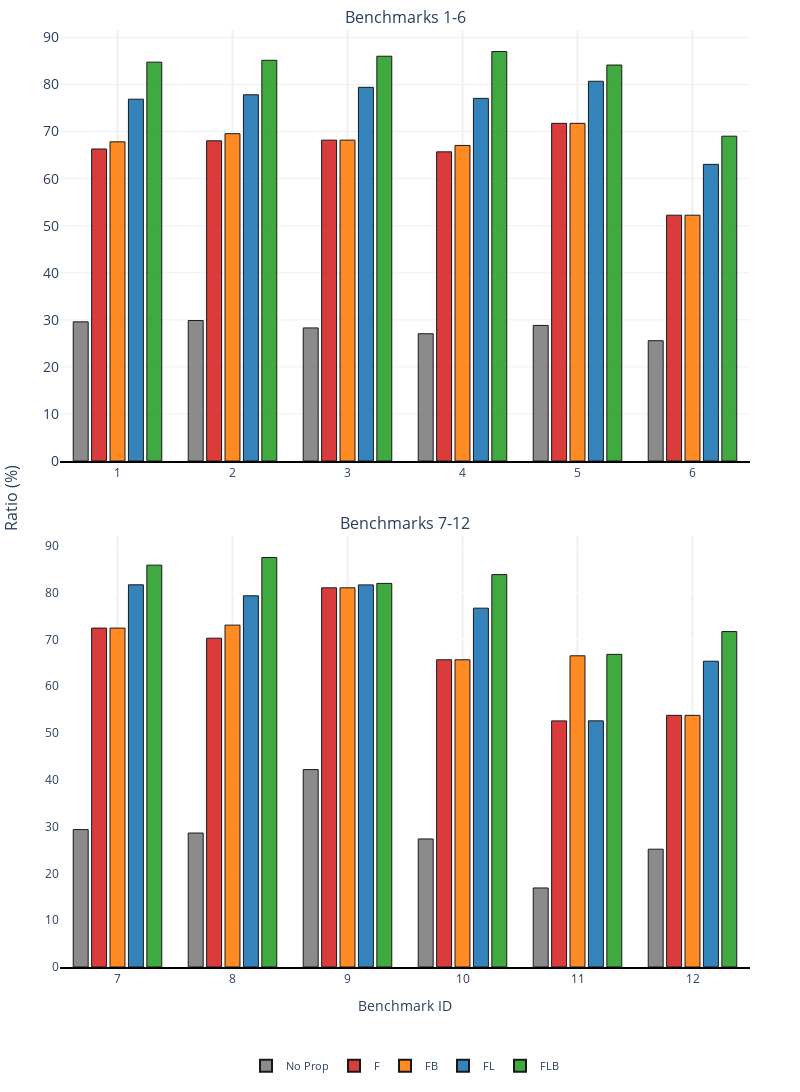
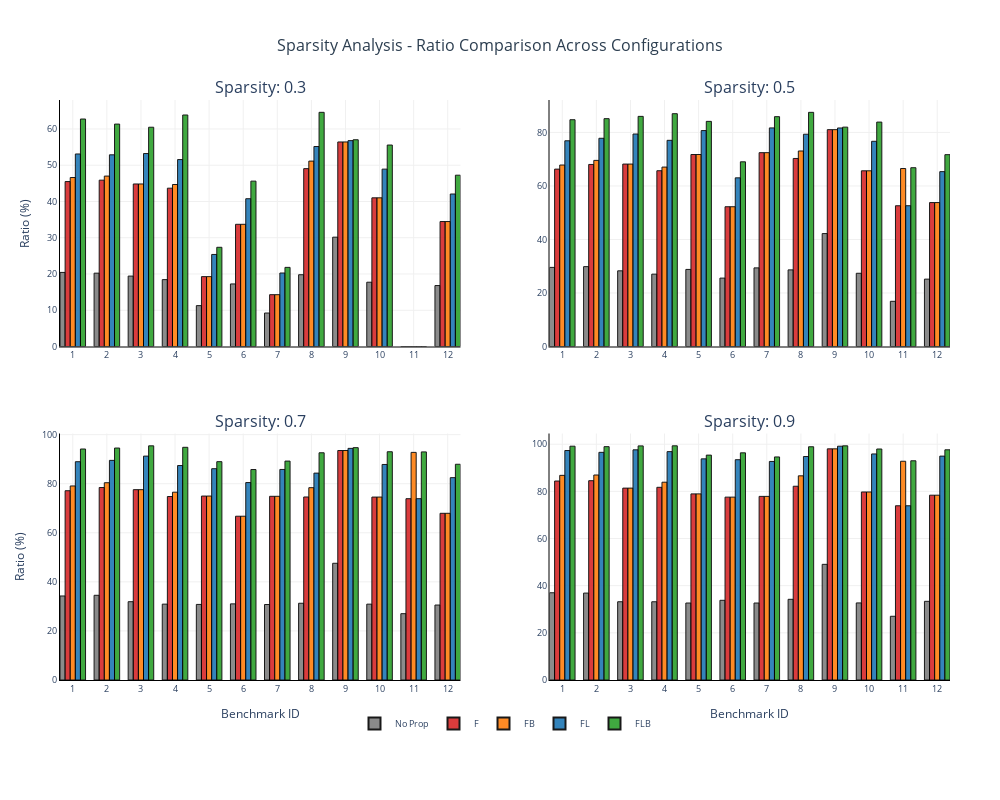

Source (notebook cell) for these figures, in order:
### Code cell
files = ["../analysis/einsum-data/12_30_10_prop.csv", 
         "../analysis/einsum-data/12_50_10_prop.csv", 
         "../analysis/einsum-data/12_70_10_prop.csv", 
         "../analysis/einsum-data/12_90_10_prop.csv"]

order_file = "../analysis/einsum-data/13.txt"

sparsity_data = {}
for i, (level, filepath) in enumerate(zip([0.3, 0.5, 0.7, 0.9], files)):    
    sparsity_data[level] = process_sparsity_file(filepath, level, order_file)

single_fig = create_plotly_bar_plot(sparsity_data[0.5], "0.5")
single_fig.show()
multi_fig = create_multi_sparsity_plot(sparsity_data)
multi_fig.show()

single_fig.write_image("sparsity_single.svg", height=800, width=600)
multi_fig.write_image("sparsity_multi.svg")

### Figure 1 — Plotly figure (JSON) as saved in the notebook; plotly's stock layout.template omitted (floating-point values rounded to 4 significant figures)
{"data": [{"customdata": ["lm_batch_likelihood_brackets_3_16d.txt", "lm_batch_likelihood_sentence_3_12d.txt", "str_nw_mera_open_26.txt", "lm_batch_likelihood_sentence_4_8d.txt", "str_nw_ftps_open_30.txt", "str_matrix_chain_multiplication_100.txt"], "hovertemplate": "Benchmark: %{customdata}<br>Config: No Prop<br>Ratio: %{y:.2f}%<br><extra></extra>", "marker": {"color": "#7f7f7f", "line": {"color": "black", "width": 1}}, "name": "No Prop", "opacity": 0.9, "showlegend": true, "type": "bar", "width": 0.13, "x": [0, 1, 2, 3, 4, 5, 6], "xaxis": "x", "y": [29.57, 29.85, 28.28, 27.05, 28.81, 25.56], "yaxis": "y"}, {"customdata": ["lm_batch_likelihood_brackets_3_16d.txt", "lm_batch_likelihood_sentence_3_12d.txt", "str_nw_mera_open_26.txt", "lm_batch_likelihood_sentence_4_8d.txt", "str_nw_ftps_open_30.txt", "str_matrix_chain_multiplication_100.txt"], "hovertemplate": "Benchmark: %{customdata}<br>Config: F<br>Ratio: %{y:.2f}%<br><extra></extra>", "marker": {"color": "#d62728", "line": {"color": "black", "width": 1}}, "name": "F", "opacity": 0.9, "showlegend": true, "type": "bar", "width": 0.13, "x": [0, 1, 2, 3, 4, 5, 6], "xaxis": "x", "y": [66.29, 68.04, 68.18, 65.69, 71.75, 52.23], "yaxis": "y"}, {"customdata": ["lm_batch_likelihood_brackets_3_16d.txt", "lm_batch_likelihood_sentence_3_12d.txt", "str_nw_mera_open_26.txt", "lm_batch_likelihood_sentence_4_8d.txt", "str_nw_ftps_open_30.txt", "str_matrix_chain_multiplication_100.txt"], "hovertemplate": "Benchmark: %{customdata}<br>Config: FB<br>Ratio: %{y:.2f}%<br><extra></extra>", "marker": {"color": "#ff7f0e", "line": {"color": "black", "width": 1}}, "name": "FB", "opacity": 0.9, "showlegend": true, "type": "bar", "width": 0.13, "x": [0, 1, 2, 3, 4, 5, 6], "xaxis": "x", "y": [67.82, 69.55, 68.18, 67.05, 71.75, 52.23], "yaxis": "y"}, {"customdata": ["lm_batch_likelihood_brackets_3_16d.txt", "lm_batch_likelihood_sentence_3_12d.txt", "str_nw_mera_open_26.txt", "lm_batch_likelihood_sentence_4_8d.txt", "str_nw_ftps_open_30.txt", "str_matrix_chain_multiplication_100.txt"], "hovertemplate": "Benchmark: %{customdata}<br>Config: FL<br>Ratio: %{y:.2f}%<br><extra></extra>", "marker": {"color": "#1f77b4", "line": {"color": "black", "width": 1}}, "name": "FL", "opacity": 0.9, "showlegend": true, "type": "bar", "width": 0.13, "x": [0, 1, 2, 3, 4, 5, 6], "xaxis": "x", "y": [76.88, 77.82, 79.4, 77.05, 80.69, 63.03], "yaxis": "y"}, {"customdata": ["lm_batch_likelihood_brackets_3_16d.txt", "lm_batch_likelihood_sentence_3_12d.txt", "str_nw_mera_open_26.txt", "lm_batch_likelihood_sentence_4_8d.txt", "str_nw_ftps_open_30.txt", "str_matrix_chain_multiplication_100.txt"], "hovertemplate": "Benchmark: %{customdata}<br>Config: FLB<br>Ratio: %{y:.2f}%<br><extra></extra>", "marker": {"color": "#2ca02c", "line": {"color": "black", "width": 1}}, "name": "FLB", "opacity": 0.9, "showlegend": true, "type": "bar", "width": 0.13, "x": [0, 1, 2, 3, 4, 5, 6], "xaxis": "x", "y": [84.75, 85.14, 86.01, 87.0, 84.13, 69.02], "yaxis": "y"}, {"customdata": ["str_nw_ftps_open_28.txt", "lm_batch_likelihood_sentence_4_4d.txt", "str_mps_varying_inner_product_200.txt", "str_nw_mera_closed_120.txt", "gm_queen5_5_3.wcsp.txt", "str_matrix_chain_multiplication_1000.txt"], "hovertemplate": "Benchmark: %{customdata}<br>Config: No Prop<br>Ratio: %{y:.2f}%<br><extra></extra>", "marker": {"color": "#7f7f7f", "line": {"color": "black", "width": 1}}, "name": "No Prop", "opacity": 0.9, "showlegend": false, "type": "bar", "width": 0.13, "x": [0, 1, 2, 3, 4, 5, 6], "xaxis": "x2", "y": [29.38, 28.63, 42.2, 27.37, 16.89, 25.18], "yaxis": "y2"}, {"customdata": ["str_nw_ftps_open_28.txt", "lm_batch_likelihood_sentence_4_4d.txt", "str_mps_varying_inner_product_200.txt", "str_nw_mera_closed_120.txt", "gm_queen5_5_3.wcsp.txt", "str_matrix_chain_multiplication_1000.txt"], "hovertemplate": "Benchmark: %{customdata}<br>Config: F<br>Ratio: %{y:.2f}%<br><extra></extra>", "marker": {"color": "#d62728", "line": {"color": "black", "width": 1}}, "name": "F", "opacity": 0.9, "showlegend": false, "type": "bar", "width": 0.13, "x": [0, 1, 2, 3, 4, 5, 6], "xaxis": "x2", "y": [72.44, 70.27, 81.04, 65.66, 52.6, 53.79], "yaxis": "y2"}, {"customdata": ["str_nw_ftps_open_28.txt", "lm_batch_likelihood_sentence_4_4d.txt", "str_mps_varying_inner_product_200.txt", "str_nw_mera_closed_120.txt", "gm_queen5_5_3.wcsp.txt", "str_matrix_chain_multiplication_1000.txt"], "hovertemplate": "Benchmark: %{customdata}<br>Config: FB<br>Ratio: %{y:.2f}%<br><extra></extra>", "marker": {"color": "#ff7f0e", "line": {"color": "black", "width": 1}}, "name": "FB", "opacity": 0.9, "showlegend": false, "type": "bar", "width": 0.13, "x": [0, 1, 2, 3, 4, 5, 6], "xaxis": "x2", "y": [72.44, 73.06, 81.04, 65.66, 66.51, 53.79], "yaxis": "y2"}, {"customdata": ["str_nw_ftps_open_28.txt", "lm_batch_likelihood_sentence_4_4d.txt", "str_mps_varying_inner_product_200.txt", "str_nw_mera_closed_120.txt", "gm_queen5_5_3.wcsp.txt", "str_matrix_chain_multiplication_1000.txt"], "hovertemplate": "Benchmark: %{customdata}<br>Config: FL<br>Ratio: %{y:.2f}%<br><extra></extra>", "marker": {"color": "#1f77b4", "line": {"color": "black", "width": 1}}, "name": "FL", "opacity": 0.9, "showlegend": false, "type": "bar", "width": 0.13, "x": [0, 1, 2, 3, 4, 5, 6], "xaxis": "x2", "y": [81.68, 79.33, 81.67, 76.69, 52.61, 65.35], "yaxis": "y2"}, {"customdata": ["str_nw_ftps_open_28.txt", "lm_batch_likelihood_sentence_4_4d.txt", "str_mps_varying_inner_product_200.txt", "str_nw_mera_closed_120.txt", "gm_queen5_5_3.wcsp.txt", "str_matrix_chain_multiplication_1000.txt"], "hovertemplate": "Benchmark: %{customdata}<br>Config: FLB<br>Ratio: %{y:.2f}%<br><extra></extra>", "marker": {"color": "#2ca02c", "line": {"color": "black", "width": 1}}, "name": "FLB", "opacity": 0.9, "showlegend": false, "type": "bar", "width": 0.13, "x": [0, 1, 2, 3, 4, 5, 6], "xaxis": "x2", "y": [85.89, 87.51, 81.98, 83.87, 66.82, 71.69], "yaxis": "y2"}], "layout": {"annotations": [{"font": {"size": 16}, "showarrow": false, "text": "Benchmarks 1-6", "x": 0.5, "xanchor": "center", "xref": "paper", "y": 1, "yanchor": "bottom", "yref": "paper"}, {"font": {"size": 16}, "showarrow": false, "text": "Benchmarks 7-12", "x": 0.5, "xanchor": "center", "xref": "paper", "y": 0.46, "yanchor": "bottom", "yref": "paper"}, {"font": {"size": 16}, "showarrow": false, "text": "Ratio (%)", "textangle": -90, "x": -0.09, "xref": "paper", "y": 0.5, "yref": "paper"}], "font": {"size": 12}, "height": 1200, "hovermode": "closest", "legend": {"font": {"size": 11}, "itemsizing": "constant", "orientation": "h", "x": 0.5, "xanchor": "center", "y": -0.09, "yanchor": "top"}, "margin": {"b": 120, "l": 60, "r": 50, "t": 30}, "paper_bgcolor": "white", "plot_bgcolor": "white", "width": 800, "xaxis": {"anchor": "y", "domain": [0, 1], "gridcolor": "#f0f0f0", "gridwidth": 2, "linecolor": "black", "linewidth": 2, "showgrid": true, "tickfont": {"size": 12}, "ticktext": ["1", "2", "3", "4", "5", "6"], "tickvals": [0, 1, 2, 3, 4, 5]}, "xaxis2": {"anchor": "y2", "domain": [0, 1], "gridcolor": "#f0f0f0", "gridwidth": 2, "linecolor": "black", "linewidth": 2, "showgrid": true, "tickfont": {"size": 12}, "ticktext": ["7", "8", "9", "10", "11", "12"], "tickvals": [0, 1, 2, 3, 4, 5], "title": {"text": "Benchmark ID"}}, "yaxis": {"anchor": "x", "domain": [0.54, 1], "gridcolor": "#f0f0f0", "gridwidth": 1, "linewidth": 0, "showgrid": true, "tickfont": {"size": 14}}, "yaxis2": {"anchor": "x2", "domain": [0, 0.46]}}}

### Figure 2 — Plotly figure (JSON) as saved in the notebook; plotly's stock layout.template omitted (floating-point values rounded to 4 significant figures)
{"data": [{"customdata": ["lm_batch_likelihood_brackets_3_16d.txt", "lm_batch_likelihood_sentence_3_12d.txt", "str_nw_mera_open_26.txt", "lm_batch_likelihood_sentence_4_8d.txt", "str_nw_ftps_open_30.txt", "str_matrix_chain_multiplication_100.txt", "str_nw_ftps_open_28.txt", "lm_batch_likelihood_sentence_4_4d.txt", "str_mps_varying_inner_product_200.txt", "str_nw_mera_closed_120.txt", "gm_queen5_5_3.wcsp.txt", "str_matrix_chain_multiplication_1000.txt"], "hovertemplate": "Benchmark: %{customdata}<br>Config: No Prop<br>Ratio: %{y:.2f}%<br><extra></extra>", "marker": {"color": "#7f7f7f", "line": {"color": "black", "width": 1}}, "name": "No Prop", "opacity": 0.9, "showlegend": true, "type": "bar", "width": 0.15, "x": [-0.3, 0.7, 1.7, 2.7, 3.7, 4.7, 5.7, 6.7, 7.7, 8.7, 9.7, 10.7], "xaxis": "x", "y": [20.44, 20.23, 19.42, 18.45, 11.27, 17.25, 9.232, 19.8, 30.16, 17.73, 0, 16.81], "yaxis": "y"}, {"customdata": ["lm_batch_likelihood_brackets_3_16d.txt", "lm_batch_likelihood_sentence_3_12d.txt", "str_nw_mera_open_26.txt", "lm_batch_likelihood_sentence_4_8d.txt", "str_nw_ftps_open_30.txt", "str_matrix_chain_multiplication_100.txt", "str_nw_ftps_open_28.txt", "lm_batch_likelihood_sentence_4_4d.txt", "str_mps_varying_inner_product_200.txt", "str_nw_mera_closed_120.txt", "gm_queen5_5_3.wcsp.txt", "str_matrix_chain_multiplication_1000.txt"], "hovertemplate": "Benchmark: %{customdata}<br>Config: F<br>Ratio: %{y:.2f}%<br><extra></extra>", "marker": {"color": "#d62728", "line": {"color": "black", "width": 1}}, "name": "F", "opacity": 0.9, "showlegend": true, "type": "bar", "width": 0.15, "x": [-0.15, 0.85, 1.85, 2.85, 3.85, 4.85, 5.85, 6.85, 7.85, 8.85, 9.85, 10.85], "xaxis": "x", "y": [45.49, 45.88, 44.83, 43.67, 19.27, 33.7, 14.29, 49.06, 56.42, 41.01, 0, 34.47], "yaxis": "y"}, {"customdata": ["lm_batch_likelihood_brackets_3_16d.txt", "lm_batch_likelihood_sentence_3_12d.txt", "str_nw_mera_open_26.txt", "lm_batch_likelihood_sentence_4_8d.txt", "str_nw_ftps_open_30.txt", "str_matrix_chain_multiplication_100.txt", "str_nw_ftps_open_28.txt", "lm_batch_likelihood_sentence_4_4d.txt", "str_mps_varying_inner_product_200.txt", "str_nw_mera_closed_120.txt", "gm_queen5_5_3.wcsp.txt", "str_matrix_chain_multiplication_1000.txt"], "hovertemplate": "Benchmark: %{customdata}<br>Config: FB<br>Ratio: %{y:.2f}%<br><extra></extra>", "marker": {"color": "#ff7f0e", "line": {"color": "black", "width": 1}}, "name": "FB", "opacity": 0.9, "showlegend": true, "type": "bar", "width": 0.15, "x": [0, 1, 2, 3, 4, 5, 6, 7, 8, 9, 10, 11], "xaxis": "x", "y": [46.61, 47.01, 44.83, 44.68, 19.27, 33.7, 14.29, 51.14, 56.42, 41.01, 0, 34.47], "yaxis": "y"}, {"customdata": ["lm_batch_likelihood_brackets_3_16d.txt", "lm_batch_likelihood_sentence_3_12d.txt", "str_nw_mera_open_26.txt", "lm_batch_likelihood_sentence_4_8d.txt", "str_nw_ftps_open_30.txt", "str_matrix_chain_multiplication_100.txt", "str_nw_ftps_open_28.txt", "lm_batch_likelihood_sentence_4_4d.txt", "str_mps_varying_inner_product_200.txt", "str_nw_mera_closed_120.txt", "gm_queen5_5_3.wcsp.txt", "str_matrix_chain_multiplication_1000.txt"], "hovertemplate": "Benchmark: %{customdata}<br>Config: FL<br>Ratio: %{y:.2f}%<br><extra></extra>", "marker": {"color": "#1f77b4", "line": {"color": "black", "width": 1}}, "name": "FL", "opacity": 0.9, "showlegend": true, "type": "bar", "width": 0.15, "x": [0.15, 1.15, 2.15, 3.15, 4.15, 5.15, 6.15, 7.15, 8.15, 9.15, 10.15, 11.15], "xaxis": "x", "y": [53.1, 52.87, 53.22, 51.56, 25.39, 40.76, 20.27, 55.16, 56.78, 48.92, 0, 42.06], "yaxis": "y"}, {"customdata": ["lm_batch_likelihood_brackets_3_16d.txt", "lm_batch_likelihood_sentence_3_12d.txt", "str_nw_mera_open_26.txt", "lm_batch_likelihood_sentence_4_8d.txt", "str_nw_ftps_open_30.txt", "str_matrix_chain_multiplication_100.txt", "str_nw_ftps_open_28.txt", "lm_batch_likelihood_sentence_4_4d.txt", "str_mps_varying_inner_product_200.txt", "str_nw_mera_closed_120.txt", "gm_queen5_5_3.wcsp.txt", "str_matrix_chain_multiplication_1000.txt"], "hovertemplate": "Benchmark: %{customdata}<br>Config: FLB<br>Ratio: %{y:.2f}%<br><extra></extra>", "marker": {"color": "#2ca02c", "line": {"color": "black", "width": 1}}, "name": "FLB", "opacity": 0.9, "showlegend": true, "type": "bar", "width": 0.15, "x": [0.3, 1.3, 2.3, 3.3, 4.3, 5.3, 6.3, 7.3, 8.3, 9.3, 10.3, 11.3], "xaxis": "x", "y": [62.74, 61.35, 60.48, 63.86, 27.36, 45.61, 21.83, 64.59, 57.02, 55.57, 0, 47.25], "yaxis": "y"}, {"customdata": ["lm_batch_likelihood_brackets_3_16d.txt", "lm_batch_likelihood_sentence_3_12d.txt", "str_nw_mera_open_26.txt", "lm_batch_likelihood_sentence_4_8d.txt", "str_nw_ftps_open_30.txt", "str_matrix_chain_multiplication_100.txt", "str_nw_ftps_open_28.txt", "lm_batch_likelihood_sentence_4_4d.txt", "str_mps_varying_inner_product_200.txt", "str_nw_mera_closed_120.txt", "gm_queen5_5_3.wcsp.txt", "str_matrix_chain_multiplication_1000.txt"], "hovertemplate": "Benchmark: %{customdata}<br>Config: No Prop<br>Ratio: %{y:.2f}%<br><extra></extra>", "marker": {"color": "#7f7f7f", "line": {"color": "black", "width": 1}}, "name": "No Prop", "opacity": 0.9, "showlegend": false, "type": "bar", "width": 0.15, "x": [-0.3, 0.7, 1.7, 2.7, 3.7, 4.7, 5.7, 6.7, 7.7, 8.7, 9.7, 10.7], "xaxis": "x2", "y": [29.57, 29.85, 28.28, 27.05, 28.81, 25.56, 29.38, 28.63, 42.2, 27.37, 16.89, 25.18], "yaxis": "y2"}, {"customdata": ["lm_batch_likelihood_brackets_3_16d.txt", "lm_batch_likelihood_sentence_3_12d.txt", "str_nw_mera_open_26.txt", "lm_batch_likelihood_sentence_4_8d.txt", "str_nw_ftps_open_30.txt", "str_matrix_chain_multiplication_100.txt", "str_nw_ftps_open_28.txt", "lm_batch_likelihood_sentence_4_4d.txt", "str_mps_varying_inner_product_200.txt", "str_nw_mera_closed_120.txt", "gm_queen5_5_3.wcsp.txt", "str_matrix_chain_multiplication_1000.txt"], "hovertemplate": "Benchmark: %{customdata}<br>Config: F<br>Ratio: %{y:.2f}%<br><extra></extra>", "marker": {"color": "#d62728", "line": {"color": "black", "width": 1}}, "name": "F", "opacity": 0.9, "showlegend": false, "type": "bar", "width": 0.15, "x": [-0.15, 0.85, 1.85, 2.85, 3.85, 4.85, 5.85, 6.85, 7.85, 8.85, 9.85, 10.85], "xaxis": "x2", "y": [66.29, 68.04, 68.18, 65.69, 71.75, 52.23, 72.44, 70.27, 81.04, 65.66, 52.6, 53.79], "yaxis": "y2"}, {"customdata": ["lm_batch_likelihood_brackets_3_16d.txt", "lm_batch_likelihood_sentence_3_12d.txt", "str_nw_mera_open_26.txt", "lm_batch_likelihood_sentence_4_8d.txt", "str_nw_ftps_open_30.txt", "str_matrix_chain_multiplication_100.txt", "str_nw_ftps_open_28.txt", "lm_batch_likelihood_sentence_4_4d.txt", "str_mps_varying_inner_product_200.txt", "str_nw_mera_closed_120.txt", "gm_queen5_5_3.wcsp.txt", "str_matrix_chain_multiplication_1000.txt"], "hovertemplate": "Benchmark: %{customdata}<br>Config: FB<br>Ratio: %{y:.2f}%<br><extra></extra>", "marker": {"color": "#ff7f0e", "line": {"color": "black", "width": 1}}, "name": "FB", "opacity": 0.9, "showlegend": false, "type": "bar", "width": 0.15, "x": [0, 1, 2, 3, 4, 5, 6, 7, 8, 9, 10, 11], "xaxis": "x2", "y": [67.82, 69.55, 68.18, 67.05, 71.75, 52.23, 72.44, 73.06, 81.04, 65.66, 66.51, 53.79], "yaxis": "y2"}, {"customdata": ["lm_batch_likelihood_brackets_3_16d.txt", "lm_batch_likelihood_sentence_3_12d.txt", "str_nw_mera_open_26.txt", "lm_batch_likelihood_sentence_4_8d.txt", "str_nw_ftps_open_30.txt", "str_matrix_chain_multiplication_100.txt", "str_nw_ftps_open_28.txt", "lm_batch_likelihood_sentence_4_4d.txt", "str_mps_varying_inner_product_200.txt", "str_nw_mera_closed_120.txt", "gm_queen5_5_3.wcsp.txt", "str_matrix_chain_multiplication_1000.txt"], "hovertemplate": "Benchmark: %{customdata}<br>Config: FL<br>Ratio: %{y:.2f}%<br><extra></extra>", "marker": {"color": "#1f77b4", "line": {"color": "black", "width": 1}}, "name": "FL", "opacity": 0.9, "showlegend": false, "type": "bar", "width": 0.15, "x": [0.15, 1.15, 2.15, 3.15, 4.15, 5.15, 6.15, 7.15, 8.15, 9.15, 10.15, 11.15], "xaxis": "x2", "y": [76.88, 77.82, 79.4, 77.05, 80.69, 63.03, 81.68, 79.33, 81.67, 76.69, 52.61, 65.35], "yaxis": "y2"}, {"customdata": ["lm_batch_likelihood_brackets_3_16d.txt", "lm_batch_likelihood_sentence_3_12d.txt", "str_nw_mera_open_26.txt", "lm_batch_likelihood_sentence_4_8d.txt", "str_nw_ftps_open_30.txt", "str_matrix_chain_multiplication_100.txt", "str_nw_ftps_open_28.txt", "lm_batch_likelihood_sentence_4_4d.txt", "str_mps_varying_inner_product_200.txt", "str_nw_mera_closed_120.txt", "gm_queen5_5_3.wcsp.txt", "str_matrix_chain_multiplication_1000.txt"], "hovertemplate": "Benchmark: %{customdata}<br>Config: FLB<br>Ratio: %{y:.2f}%<br><extra></extra>", "marker": {"color": "#2ca02c", "line": {"color": "black", "width": 1}}, "name": "FLB", "opacity": 0.9, "showlegend": false, "type": "bar", "width": 0.15, "x": [0.3, 1.3, 2.3, 3.3, 4.3, 5.3, 6.3, 7.3, 8.3, 9.3, 10.3, 11.3], "xaxis": "x2", "y": [84.75, 85.14, 86.01, 87.0, 84.13, 69.02, 85.89, 87.51, 81.98, 83.87, 66.82, 71.69], "yaxis": "y2"}, {"customdata": ["lm_batch_likelihood_brackets_3_16d.txt", "lm_batch_likelihood_sentence_3_12d.txt", "str_nw_mera_open_26.txt", "lm_batch_likelihood_sentence_4_8d.txt", "str_nw_ftps_open_30.txt", "str_matrix_chain_multiplication_100.txt", "str_nw_ftps_open_28.txt", "lm_batch_likelihood_sentence_4_4d.txt", "str_mps_varying_inner_product_200.txt", "str_nw_mera_closed_120.txt", "gm_queen5_5_3.wcsp.txt", "str_matrix_chain_multiplication_1000.txt"], "hovertemplate": "Benchmark: %{customdata}<br>Config: No Prop<br>Ratio: %{y:.2f}%<br><extra></extra>", "marker": {"color": "#7f7f7f", "line": {"color": "black", "width": 1}}, "name": "No Prop", "opacity": 0.9, "showlegend": false, "type": "bar", "width": 0.15, "x": [-0.3, 0.7, 1.7, 2.7, 3.7, 4.7, 5.7, 6.7, 7.7, 8.7, 9.7, 10.7], "xaxis": "x3", "y": [34.24, 34.52, 31.91, 30.92, 30.81, 31.03, 30.77, 31.28, 47.57, 30.91, 27.03, 30.55], "yaxis": "y3"}, {"customdata": ["lm_batch_likelihood_brackets_3_16d.txt", "lm_batch_likelihood_sentence_3_12d.txt", "str_nw_mera_open_26.txt", "lm_batch_likelihood_sentence_4_8d.txt", "str_nw_ftps_open_30.txt", "str_matrix_chain_multiplication_100.txt", "str_nw_ftps_open_28.txt", "lm_batch_likelihood_sentence_4_4d.txt", "str_mps_varying_inner_product_200.txt", "str_nw_mera_closed_120.txt", "gm_queen5_5_3.wcsp.txt", "str_matrix_chain_multiplication_1000.txt"], "hovertemplate": "Benchmark: %{customdata}<br>Config: F<br>Ratio: %{y:.2f}%<br><extra></extra>", "marker": {"color": "#d62728", "line": {"color": "black", "width": 1}}, "name": "F", "opacity": 0.9, "showlegend": false, "type": "bar", "width": 0.15, "x": [-0.15, 0.85, 1.85, 2.85, 3.85, 4.85, 5.85, 6.85, 7.85, 8.85, 9.85, 10.85], "xaxis": "x3", "y": [77.14, 78.46, 77.58, 74.78, 74.97, 66.75, 74.87, 74.59, 93.54, 74.56, 73.89, 67.94], "yaxis": "y3"}, {"customdata": ["lm_batch_likelihood_brackets_3_16d.txt", "lm_batch_likelihood_sentence_3_12d.txt", "str_nw_mera_open_26.txt", "lm_batch_likelihood_sentence_4_8d.txt", "str_nw_ftps_open_30.txt", "str_matrix_chain_multiplication_100.txt", "str_nw_ftps_open_28.txt", "lm_batch_likelihood_sentence_4_4d.txt", "str_mps_varying_inner_product_200.txt", "str_nw_mera_closed_120.txt", "gm_queen5_5_3.wcsp.txt", "str_matrix_chain_multiplication_1000.txt"], "hovertemplate": "Benchmark: %{customdata}<br>Config: FB<br>Ratio: %{y:.2f}%<br><extra></extra>", "marker": {"color": "#ff7f0e", "line": {"color": "black", "width": 1}}, "name": "FB", "opacity": 0.9, "showlegend": false, "type": "bar", "width": 0.15, "x": [0, 1, 2, 3, 4, 5, 6, 7, 8, 9, 10, 11], "xaxis": "x3", "y": [79.09, 80.4, 77.58, 76.54, 74.97, 66.75, 74.87, 78.38, 93.54, 74.56, 92.77, 67.94], "yaxis": "y3"}, {"customdata": ["lm_batch_likelihood_brackets_3_16d.txt", "lm_batch_likelihood_sentence_3_12d.txt", "str_nw_mera_open_26.txt", "lm_batch_likelihood_sentence_4_8d.txt", "str_nw_ftps_open_30.txt", "str_matrix_chain_multiplication_100.txt", "str_nw_ftps_open_28.txt", "lm_batch_likelihood_sentence_4_4d.txt", "str_mps_varying_inner_product_200.txt", "str_nw_mera_closed_120.txt", "gm_queen5_5_3.wcsp.txt", "str_matrix_chain_multiplication_1000.txt"], "hovertemplate": "Benchmark: %{customdata}<br>Config: FL<br>Ratio: %{y:.2f}%<br><extra></extra>", "marker": {"color": "#1f77b4", "line": {"color": "black", "width": 1}}, "name": "FL", "opacity": 0.9, "showlegend": false, "type": "bar", "width": 0.15, "x": [0.15, 1.15, 2.15, 3.15, 4.15, 5.15, 6.15, 7.15, 8.15, 9.15, 10.15, 11.15], "xaxis": "x3", "y": [88.97, 89.52, 91.25, 87.41, 86.12, 80.47, 85.81, 84.32, 94.41, 87.85, 73.89, 82.47], "yaxis": "y3"}, {"customdata": ["lm_batch_likelihood_brackets_3_16d.txt", "lm_batch_likelihood_sentence_3_12d.txt", "str_nw_mera_open_26.txt", "lm_batch_likelihood_sentence_4_8d.txt", "str_nw_ftps_open_30.txt", "str_matrix_chain_multiplication_100.txt", "str_nw_ftps_open_28.txt", "lm_batch_likelihood_sentence_4_4d.txt", "str_mps_varying_inner_product_200.txt", "str_nw_mera_closed_120.txt", "gm_queen5_5_3.wcsp.txt", "str_matrix_chain_multiplication_1000.txt"], "hovertemplate": "Benchmark: %{customdata}<br>Config: FLB<br>Ratio: %{y:.2f}%<br><extra></extra>", "marker": {"color": "#2ca02c", "line": {"color": "black", "width": 1}}, "name": "FLB", "opacity": 0.9, "showlegend": false, "type": "bar", "width": 0.15, "x": [0.3, 1.3, 2.3, 3.3, 4.3, 5.3, 6.3, 7.3, 8.3, 9.3, 10.3, 11.3], "xaxis": "x3", "y": [94.15, 94.54, 95.44, 94.84, 88.98, 85.78, 89.22, 92.61, 94.7, 93.03, 92.97, 87.93], "yaxis": "y3"}, {"customdata": ["lm_batch_likelihood_brackets_3_16d.txt", "lm_batch_likelihood_sentence_3_12d.txt", "str_nw_mera_open_26.txt", "lm_batch_likelihood_sentence_4_8d.txt", "str_nw_ftps_open_30.txt", "str_matrix_chain_multiplication_100.txt", "str_nw_ftps_open_28.txt", "lm_batch_likelihood_sentence_4_4d.txt", "str_mps_varying_inner_product_200.txt", "str_nw_mera_closed_120.txt", "gm_queen5_5_3.wcsp.txt", "str_matrix_chain_multiplication_1000.txt"], "hovertemplate": "Benchmark: %{customdata}<br>Config: No Prop<br>Ratio: %{y:.2f}%<br><extra></extra>", "marker": {"color": "#7f7f7f", "line": {"color": "black", "width": 1}}, "name": "No Prop", "opacity": 0.9, "showlegend": false, "type": "bar", "width": 0.15, "x": [-0.3, 0.7, 1.7, 2.7, 3.7, 4.7, 5.7, 6.7, 7.7, 8.7, 9.7, 10.7], "xaxis": "x4", "y": [37.0, 36.86, 33.19, 33.19, 32.65, 33.8, 32.65, 34.22, 49.06, 32.69, 27.03, 33.37], "yaxis": "y4"}, {"customdata": ["lm_batch_likelihood_brackets_3_16d.txt", "lm_batch_likelihood_sentence_3_12d.txt", "str_nw_mera_open_26.txt", "lm_batch_likelihood_sentence_4_8d.txt", "str_nw_ftps_open_30.txt", "str_matrix_chain_multiplication_100.txt", "str_nw_ftps_open_28.txt", "lm_batch_likelihood_sentence_4_4d.txt", "str_mps_varying_inner_product_200.txt", "str_nw_mera_closed_120.txt", "gm_queen5_5_3.wcsp.txt", "str_matrix_chain_multiplication_1000.txt"], "hovertemplate": "Benchmark: %{customdata}<br>Config: F<br>Ratio: %{y:.2f}%<br><extra></extra>", "marker": {"color": "#d62728", "line": {"color": "black", "width": 1}}, "name": "F", "opacity": 0.9, "showlegend": false, "type": "bar", "width": 0.15, "x": [-0.15, 0.85, 1.85, 2.85, 3.85, 4.85, 5.85, 6.85, 7.85, 8.85, 9.85, 10.85], "xaxis": "x4", "y": [84.39, 84.52, 81.38, 81.72, 78.93, 77.55, 77.88, 82.17, 98.03, 79.74, 73.89, 78.37], "yaxis": "y4"}, {"customdata": ["lm_batch_likelihood_brackets_3_16d.txt", "lm_batch_likelihood_sentence_3_12d.txt", "str_nw_mera_open_26.txt", "lm_batch_likelihood_sentence_4_8d.txt", "str_nw_ftps_open_30.txt", "str_matrix_chain_multiplication_100.txt", "str_nw_ftps_open_28.txt", "lm_batch_likelihood_sentence_4_4d.txt", "str_mps_varying_inner_product_200.txt", "str_nw_mera_closed_120.txt", "gm_queen5_5_3.wcsp.txt", "str_matrix_chain_multiplication_1000.txt"], "hovertemplate": "Benchmark: %{customdata}<br>Config: FB<br>Ratio: %{y:.2f}%<br><extra></extra>", "marker": {"color": "#ff7f0e", "line": {"color": "black", "width": 1}}, "name": "FB", "opacity": 0.9, "showlegend": false, "type": "bar", "width": 0.15, "x": [0, 1, 2, 3, 4, 5, 6, 7, 8, 9, 10, 11], "xaxis": "x4", "y": [86.79, 86.94, 81.38, 83.88, 78.93, 77.55, 77.88, 86.59, 98.03, 79.74, 92.77, 78.37], "yaxis": "y4"}, {"customdata": ["lm_batch_likelihood_brackets_3_16d.txt", "lm_batch_likelihood_sentence_3_12d.txt", "str_nw_mera_open_26.txt", "lm_batch_likelihood_sentence_4_8d.txt", "str_nw_ftps_open_30.txt", "str_matrix_chain_multiplication_100.txt", "str_nw_ftps_open_28.txt", "lm_batch_likelihood_sentence_4_4d.txt", "str_mps_varying_inner_product_200.txt", "str_nw_mera_closed_120.txt", "gm_queen5_5_3.wcsp.txt", "str_matrix_chain_multiplication_1000.txt"], "hovertemplate": "Benchmark: %{customdata}<br>Config: FL<br>Ratio: %{y:.2f}%<br><extra></extra>", "marker": {"color": "#1f77b4", "line": {"color": "black", "width": 1}}, "name": "FL", "opacity": 0.9, "showlegend": false, "type": "bar", "width": 0.15, "x": [0.15, 1.15, 2.15, 3.15, 4.15, 5.15, 6.15, 7.15, 8.15, 9.15, 10.15, 11.15], "xaxis": "x4", "y": [97.32, 96.55, 97.62, 96.85, 93.78, 93.43, 92.69, 94.78, 99.16, 95.87, 73.89, 94.95], "yaxis": "y4"}, {"customdata": ["lm_batch_likelihood_brackets_3_16d.txt", "lm_batch_likelihood_sentence_3_12d.txt", "str_nw_mera_open_26.txt", "lm_batch_likelihood_sentence_4_8d.txt", "str_nw_ftps_open_30.txt", "str_matrix_chain_multiplication_100.txt", "str_nw_ftps_open_28.txt", "lm_batch_likelihood_sentence_4_4d.txt", "str_mps_varying_inner_product_200.txt", "str_nw_mera_closed_120.txt", "gm_queen5_5_3.wcsp.txt", "str_matrix_chain_multiplication_1000.txt"], "hovertemplate": "Benchmark: %{customdata}<br>Config: FLB<br>Ratio: %{y:.2f}%<br><extra></extra>", "marker": {"color": "#2ca02c", "line": {"color": "black", "width": 1}}, "name": "FLB", "opacity": 0.9, "showlegend": false, "type": "bar", "width": 0.15, "x": [0.3, 1.3, 2.3, 3.3, 4.3, 5.3, 6.3, 7.3, 8.3, 9.3, 10.3, 11.3], "xaxis": "x4", "y": [99.16, 98.96, 99.29, 99.31, 95.37, 96.34, 94.6, 98.92, 99.31, 97.96, 92.97, 97.62], "yaxis": "y4"}], "layout": {"annotations": [{"font": {"size": 16}, "showarrow": false, "text": "Sparsity: 0.3", "x": 0.225, "xanchor": "center", "xref": "paper", "y": 1, "yanchor": "bottom", "yref": "paper"}, {"font": {"size": 16}, "showarrow": false, "text": "Sparsity: 0.5", "x": 0.775, "xanchor": "center", "xref": "paper", "y": 1, "yanchor": "bottom", "yref": "paper"}, {"font": {"size": 16}, "showarrow": false, "text": "Sparsity: 0.7", "x": 0.225, "xanchor": "center", "xref": "paper", "y": 0.425, "yanchor": "bottom", "yref": "paper"}, {"font": {"size": 16}, "showarrow": false, "text": "Sparsity: 0.9", "x": 0.775, "xanchor": "center", "xref": "paper", "y": 0.425, "yanchor": "bottom", "yref": "paper"}], "font": {"size": 10}, "height": 800, "hovermode": "closest", "legend": {"font": {"size": 9}, "itemsizing": "constant", "orientation": "h", "x": 0.5, "xanchor": "center", "y": -0.05, "yanchor": "top"}, "margin": {"b": 120, "l": 60, "r": 50, "t": 100}, "paper_bgcolor": "white", "plot_bgcolor": "white", "title": {"font": {"color": "#2c3e50", "size": 16}, "text": "Sparsity Analysis - Ratio Comparison Across Configurations", "x": 0.5, "xanchor": "center", "y": 0.95}, "width": 1000, "xaxis": {"anchor": "y", "domain": [0, 0.45], "gridcolor": "#f0f0f0", "gridwidth": 1, "linecolor": "black", "linewidth": 1, "showgrid": true, "tickfont": {"size": 9}, "ticktext": ["1", "2", "3", "4", "5", "6", "7", "8", "9", "10", "11", "12"], "tickvals": [0, 1, 2, 3, 4, 5, 6, 7, 8, 9, 10, 11], "title": {"text": ""}}, "xaxis2": {"anchor": "y2", "domain": [0.55, 1], "gridcolor": "#f0f0f0", "gridwidth": 1, "linecolor": "black", "linewidth": 1, "showgrid": true, "tickfont": {"size": 9}, "ticktext": ["1", "2", "3", "4", "5", "6", "7", "8", "9", "10", "11", "12"], "tickvals": [0, 1, 2, 3, 4, 5, 6, 7, 8, 9, 10, 11], "title": {"text": ""}}, "xaxis3": {"anchor": "y3", "domain": [0, 0.45], "gridcolor": "#f0f0f0", "gridwidth": 1, "linecolor": "black", "linewidth": 1, "showgrid": true, "tickfont": {"size": 9}, "ticktext": ["1", "2", "3", "4", "5", "6", "7", "8", "9", "10", "11", "12"], "tickvals": [0, 1, 2, 3, 4, 5, 6, 7, 8, 9, 10, 11], "title": {"text": "Benchmark ID"}}, "xaxis4": {"anchor": "y4", "domain": [0.55, 1], "gridcolor": "#f0f0f0", "gridwidth": 1, "linecolor": "black", "linewidth": 1, "showgrid": true, "tickfont": {"size": 9}, "ticktext": ["1", "2", "3", "4", "5", "6", "7", "8", "9", "10", "11", "12"], "tickvals": [0, 1, 2, 3, 4, 5, 6, 7, 8, 9, 10, 11], "title": {"text": "Benchmark ID"}}, "yaxis": {"anchor": "x", "domain": [0.575, 1], "gridcolor": "#f0f0f0", "gridwidth": 1, "linecolor": "black", "linewidth": 1, "showgrid": true, "tickfont": {"size": 9}, "title": {"text": "Ratio (%)"}}, "yaxis2": {"anchor": "x2", "domain": [0.575, 1], "gridcolor": "#f0f0f0", "gridwidth": 1, "linecolor": "black", "linewidth": 1, "showgrid": true, "tickfont": {"size": 9}, "title": {"text": ""}}, "yaxis3": {"anchor": "x3", "domain": [0, 0.425], "gridcolor": "#f0f0f0", "gridwidth": 1, "linecolor": "black", "linewidth": 1, "showgrid": true, "tickfont": {"size": 9}, "title": {"text": "Ratio (%)"}}, "yaxis4": {"anchor": "x4", "domain": [0, 0.425], "gridcolor": "#f0f0f0", "gridwidth": 1, "linecolor": "black", "linewidth": 1, "showgrid": true, "tickfont": {"size": 9}, "title": {"text": ""}}}}
